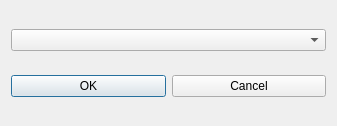
<?xml version="1.0" encoding="UTF-8"?>
<ui version="4.0">
 <class>RepairDialog</class>
 <widget class="QDialog" name="RepairDialog">
  <property name="geometry">
   <rect>
    <x>0</x>
    <y>0</y>
    <width>337</width>
    <height>126</height>
   </rect>
  </property>
  <property name="windowTitle">
   <string>Repair</string>
  </property>
  <layout class="QGridLayout" name="gridLayout">
   <item row="0" column="0" colspan="2">
    <widget class="QComboBox" name="options"/>
   </item>
   <item row="1" column="0">
    <widget class="QPushButton" name="ok">
     <property name="text">
      <string>OK</string>
     </property>
    </widget>
   </item>
   <item row="1" column="1">
    <widget class="QPushButton" name="cancel">
     <property name="text">
      <string>Cancel</string>
     </property>
    </widget>
   </item>
  </layout>
 </widget>
 <resources/>
 <connections/>
</ui>
